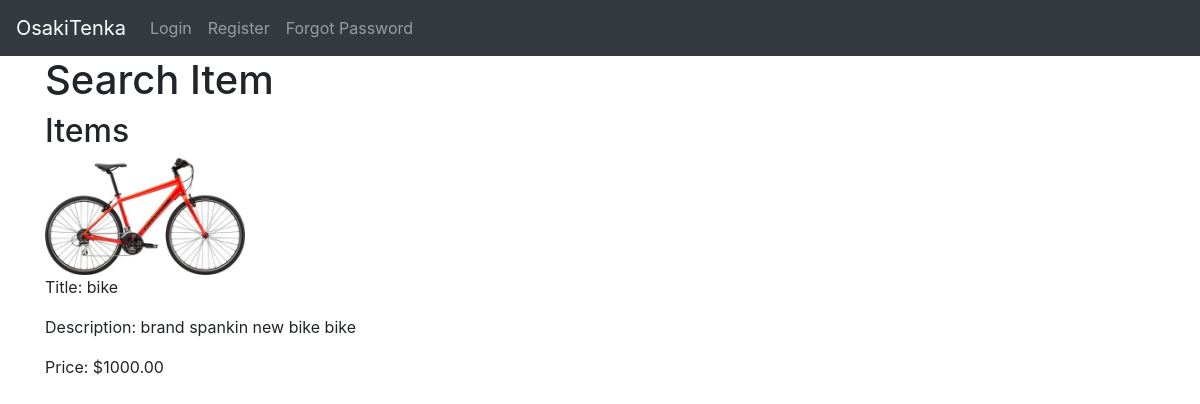
/product/search-item/, run on an earlier commit of the app's database.
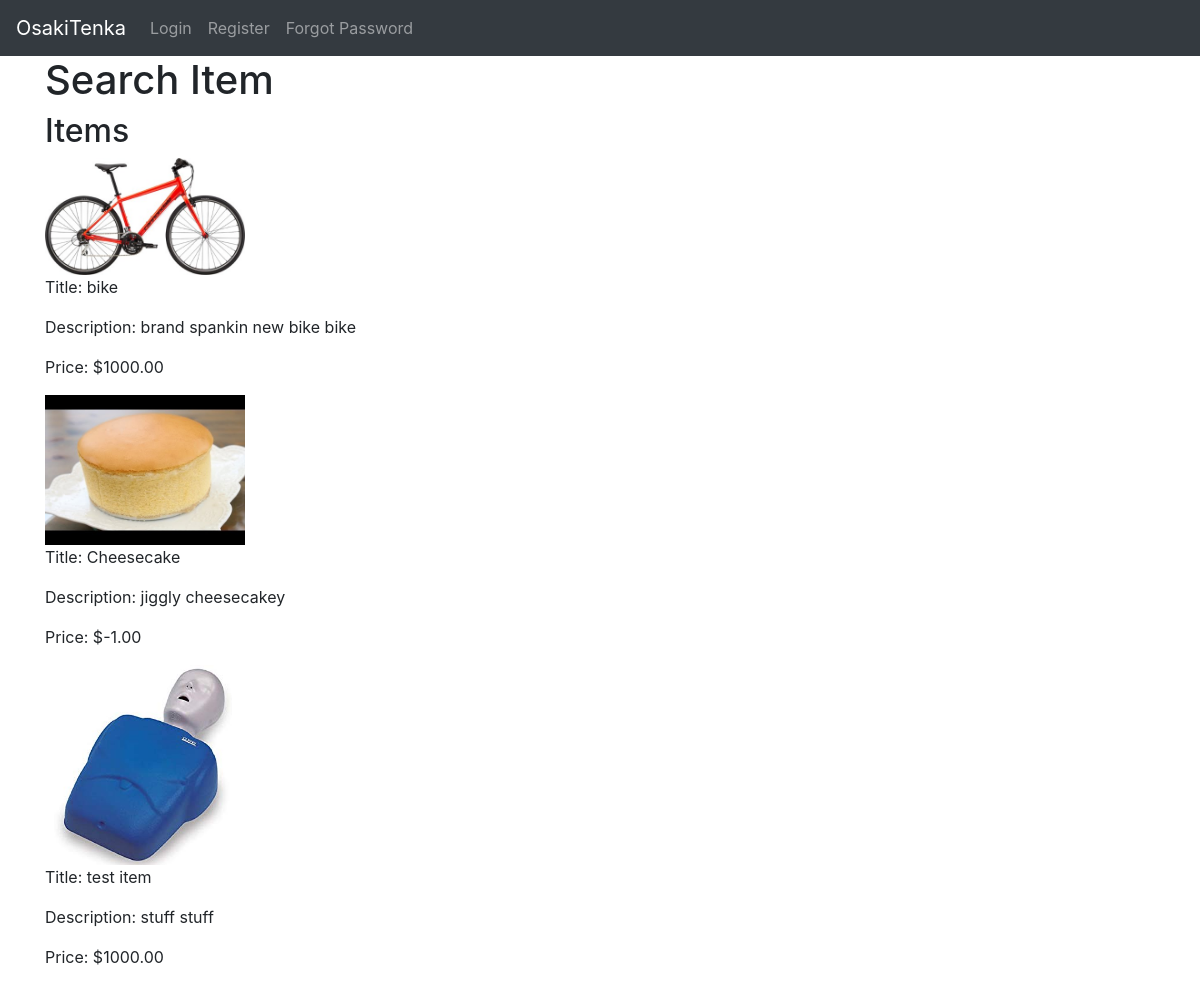
And on a later commit of the database.
### products/models.py (models this page shows)
class ProductsImage(models.Model):
	product = models.ForeignKey(Product, related_name='product', on_delete=models.CASCADE)
	image = models.ImageField(upload_to='product_image', blank=True)

class Product(models.Model):
	seller = models.ForeignKey(User, related_name='seller', null=True, on_delete=models.SET_NULL)
	title = models.CharField(max_length=500)
	description = models.CharField(max_length=500, blank=True)
	keywords = models.CharField(max_length=500)
	price = models.DecimalField(max_digits=20, decimal_places=2, validators = [MinValueValidator(decimal.Decimal('0.01'))])
	created_date = models.DateTimeField(auto_now_add=True)
	updated_date = models.DateTimeField(auto_now=True)
	num_purchased = models.IntegerField(default=0)
	num_viewed = models.IntegerField(default=0)
	category = models.CharField(choices = CATEGORY_CHOICES, max_length = 4, default = 'GEN')

### products/views.py (the view)
# urls.py: path('search-item/', views.search_item, name='search_item'),
def search_item(request):
		item = Product.objects.all()
		img = ProductsImage.objects.all()
		if request.method == 'POST':
			text = request.POST.get('textfield', None)
			try:
				item = item.filter(title__icontains= text).order_by('-num_purchased', '-num_viewed')
			except:
				return redirect('search_item')
		args = {
			'item': item,
			'img': img,
			}
		return render(request, 'products/search_item.html', args)

### products/templates/products/search_item.html (shortened to what this page needs)
{% extends 'base.html' %}
{% block body %}
<div class="container">
	<h1>Search Item</h1>
	<h2>Items</h2>
		{% for itm in item %}
			{% for itmimg in img %}
			{% if itmimg.product == itm %}
				<a href="{% url 'view_item' pk=itm.id %}">
					<div><img src="{{ itmimg.image.url }}" width="200"></div>
				</a>
			{% endif %}
			{% endfor %}
			<p>Title: {{ itm.title }} </p>
			<p>Description: {{ itm.description }}</p>
			<p>Price: ${{ itm.price }}</p>
		{% endfor %}
</div>
{% endblock %}

What changed in the data, as far as the page shows it:
added Product: title "Cheesecake", description "jiggly cheesecakey", price "-1.00"
added ProductsImage: image (placeholder picture), shown under "Cheesecake"
added Product: title "test item", description "stuff stuff", price "1000.00"
added ProductsImage: image (picture), shown under "test item"
